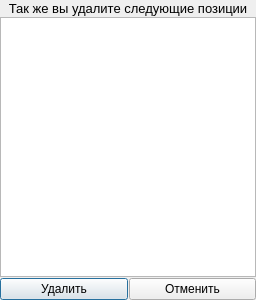
<?xml version="1.0" encoding="UTF-8"?>
<ui version="4.0">
 <class>Dialog</class>
 <widget class="QDialog" name="Dialog">
  <property name="geometry">
   <rect>
    <x>0</x>
    <y>0</y>
    <width>256</width>
    <height>300</height>
   </rect>
  </property>
  <property name="windowTitle">
   <string>Предупреждение</string>
  </property>
  <layout class="QGridLayout" name="gridLayout">
   <property name="leftMargin">
    <number>0</number>
   </property>
   <property name="topMargin">
    <number>0</number>
   </property>
   <property name="rightMargin">
    <number>0</number>
   </property>
   <property name="bottomMargin">
    <number>0</number>
   </property>
   <property name="spacing">
    <number>1</number>
   </property>
   <item row="0" column="0" colspan="2">
    <widget class="QWidget" name="wg_line" native="true">
     <property name="styleSheet">
      <string notr="true">background-color: rgb(0, 170, 255);</string>
     </property>
    </widget>
   </item>
   <item row="3" column="0">
    <widget class="QPushButton" name="pb_ok">
     <property name="text">
      <string>Удалить</string>
     </property>
    </widget>
   </item>
   <item row="3" column="1">
    <widget class="QPushButton" name="pb_cancel">
     <property name="text">
      <string>Отменить</string>
     </property>
    </widget>
   </item>
   <item row="1" column="0" colspan="2">
    <widget class="QLabel" name="lb_warning">
     <property name="font">
      <font>
       <family>Tahoma</family>
       <pointsize>10</pointsize>
      </font>
     </property>
     <property name="text">
      <string>Так же вы удалите следующие позиции</string>
     </property>
     <property name="alignment">
      <set>Qt::AlignCenter</set>
     </property>
    </widget>
   </item>
   <item row="2" column="0" colspan="2">
    <widget class="QListWidget" name="lw_pozition"/>
   </item>
  </layout>
 </widget>
 <resources/>
 <connections>
  <connection>
   <sender>pb_ok</sender>
   <signal>clicked()</signal>
   <receiver>Dialog</receiver>
   <slot>push_button()</slot>
   <hints>
    <hint type="sourcelabel">
     <x>63</x>
     <y>288</y>
    </hint>
    <hint type="destinationlabel">
     <x>127</x>
     <y>149</y>
    </hint>
   </hints>
  </connection>
 </connections>
 <slots>
  <slot>cancel()</slot>
  <slot>push_button()</slot>
 </slots>
</ui>
